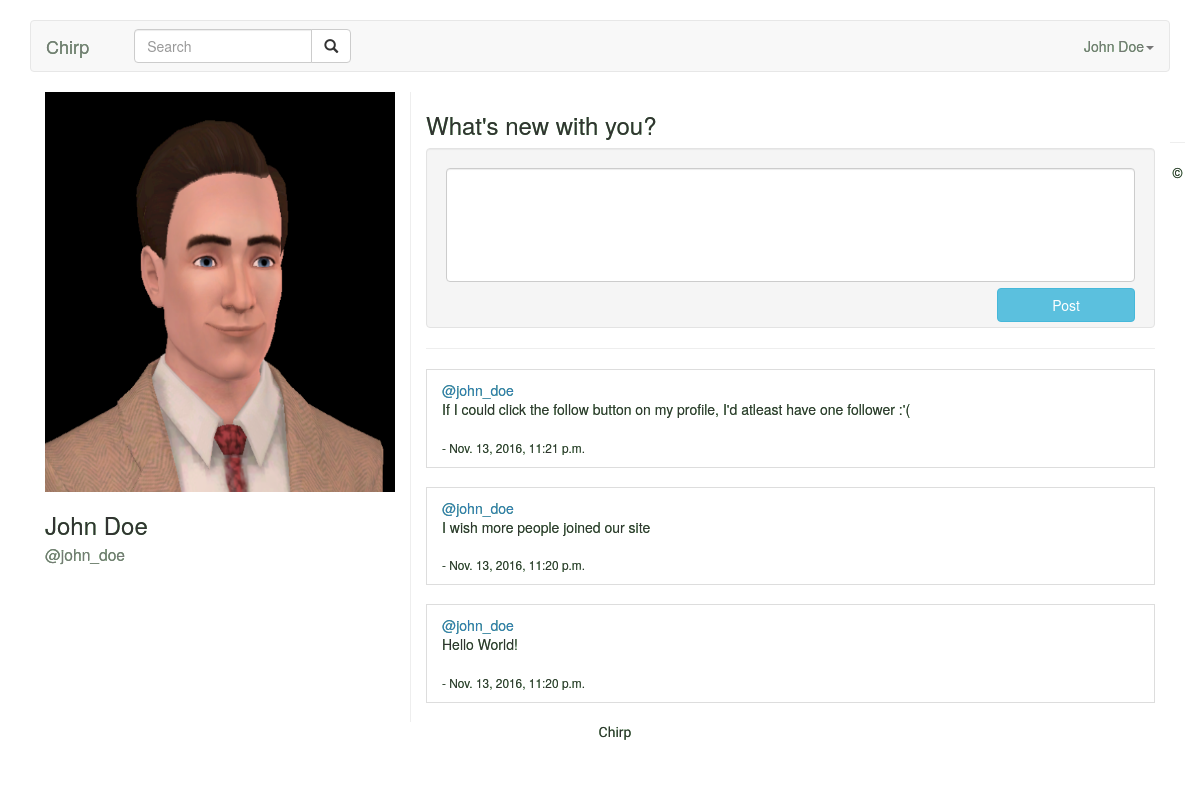
The page /tweeter/john_doe/ on the database its author committed.
### tweeter/models.py (models this page shows, shortened)
class User(models.Model):
	uid = models.AutoField(primary_key=True)
	name = models.CharField(max_length=42)
	handle = models.CharField(max_length=42, unique=True)
	email_id = models.EmailField(max_length=255, unique=True)
	dob = models.DateField()
	GENDER_CHOICES = (
		('M', 'Male'),
		('F', 'Female'),
		('O', 'Other')
	)
	gender = models.CharField(max_length=1, choices=GENDER_CHOICES)
	img = models.ImageField(upload_to='profile_pic/', height_field=None, width_field=None, max_length=100, blank=True)
	joined_on = models.DateTimeField(auto_now_add=True)
	following = models.ManyToManyField('self', symmetrical=False, blank=True)

class Tweet(models.Model):
	tid = models.AutoField(primary_key=True)
	author = models.ForeignKey(User, on_delete=models.CASCADE)
	tweet = models.CharField(max_length=140)
	ts = models.DateTimeField(auto_now_add=True)

### tweeter/views.py (the view)
# urls.py: url(r'^(?P<handle>[a-zA-Z_]+)/$', views.user_profile, name="profile"),
def user_profile(request, handle):
	try:
		user = User.objects.get(handle=handle)
	except Exception as e:
		return HttpResponse("This user handle does not belong to anyone!")
	else:
		tweets = Tweet.objects.all().filter(author=user).order_by('-ts')
		context = {'user': user, 'tweets': tweets}
		return render(request, 'profile-page/index.html', context)

### tweeter/templates/profile-page/index.html (shortened to what this page needs)
<!DOCTYPE html>
<html lang="en">
<head>
	{% load static %}
	<link rel="stylesheet" href="{% static "bootstrap/css/bootstrap.min.css" %}" type="text/css" />
</head>
<body>
    <div class="container">
      <nav class="navbar navbar-default" role="navigation">
        <div class="navbar-header">
          <a class="navbar-brand" href="#">Chirp</a>
        </div>
        <div class="collapse navbar-collapse" id="bs-example-navbar-collapse-1">
          <div class="col-md-3">
              <form class="navbar-form" role="search">
              <div class="input-group">
                  <input type="text" class="form-control" placeholder="Search" name="q">
                  <div class="input-group-btn">
                      <button class="btn btn-default" type="submit"><i class="glyphicon glyphicon-search"></i></button>
                  </div>
              </div>
              </form>
          </div>
          <ul class="nav navbar-nav navbar-right">
            <li class="dropdown">
              <a href="#" class="dropdown-toggle" data-toggle="dropdown">{{user.name}}<b class="caret"></b></a>
            </li>
          </ul>
        </div>
      </nav>
      <div class="col-md-4">
        <img width="100%" height="400px" src='/static/profile_pics/{{user.handle}}.png'/>
        <h3 id="username">{{ user.name }}
          <br>
          <small id="handle">@{{ user.handle }}</small>
        </h3>
      </div>
      <div class="col-md-8" style="border-left: 1px solid #eee;">
        <h3>What's new with you?</h3>
        <form action="#" method="post" role="form" enctype="multipart/form-data" class="facebook-share-box">
          <div class="well">
            <textarea name="message" cols="40" rows="5" fixed id="status_message" class="form-control message" style=" margin-bottom:6px; overflow-y: scroll; resize: none; font-size: 14px;" placeholder=""></textarea>
            <input type="submit" name="submit" value="Post" class="btn btn-success btn-info pull-right" style="width:20%;">
            <br/>
          </div>
        </form>
        <hr>
        {% for tweet in tweets %}
		        <div class="list-group-item">
					<a href="/tweeter/{{ tweet.author.handle }}/">@{{ tweet.author.handle }}</a>
					<br>
					<p class="list-group-item-text">{{ tweet.tweet }}<br><br></p>
					<small> - {{ tweet.ts }}</small>
			  </div>
		        <br>
	    {% endfor %}
    </div>
    <footer class="new-font container">
	    <hr>
		<p class="text-center">&copy; Chirp</p>
    </footer>
</body>
</html>

### tweeter/templates/profile-page/index.html (style rules this page uses)
body { text-shadow: 0 0px 0px #5cb85c; }
.new-font { font-family: Special Elite; }
body { padding-top: 20px; }
footer { padding: 30px 0; }

### rows shown on the page
User: name "John Doe", handle (picture), handle "john_doe"
Tweet: author.handle "john_doe", tweet "If I could click the follow button on my profile, I'd atleast have one follower :'(", ts "Nov. 13, 2016, 11:21 p.m."
Tweet: author.handle "john_doe", tweet "I wish more people joined our site", ts "Nov. 13, 2016, 11:20 p.m."
Tweet: author.handle "john_doe", tweet "Hello World!", ts "Nov. 13, 2016, 11:20 p.m."
